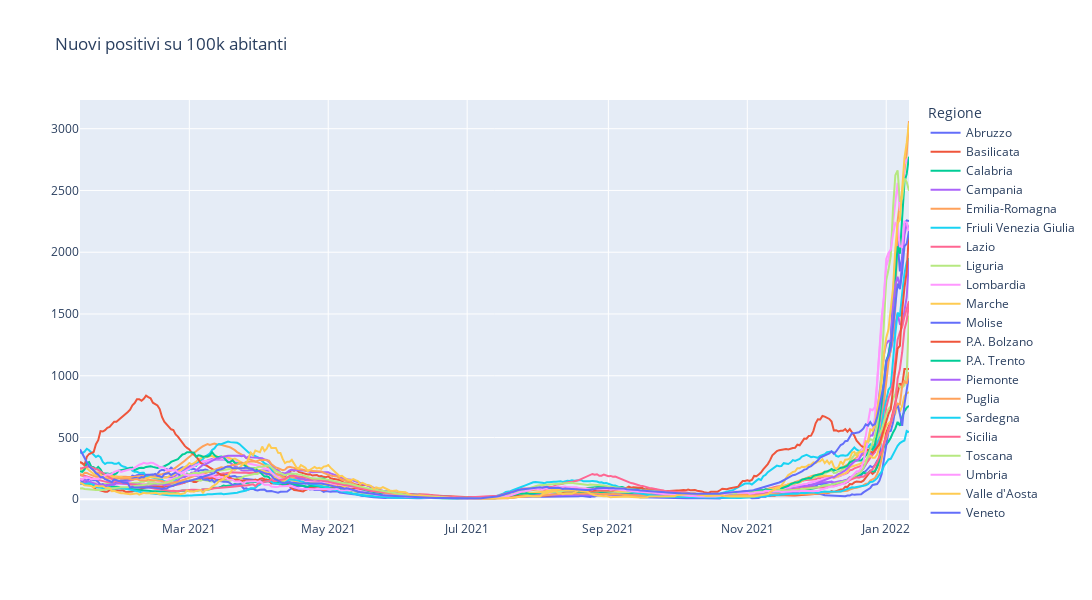

This figure's notebook cell:
### Code cell
days_label=[g[0:10] for g in giorni[-last_days:]]
fig = go.Figure()
for regione in regioni:
    fig.add_trace(go.Scatter(y=nuovi_pos_100k[regione],
                             x=days_label,
                             name=regione))

    
fig.update_layout(
    title="Nuovi positivi su 100k abitanti",
    legend_title="Regione",
    autosize=False,
    width=1200,
    height=600
)
fig.show()

### Figure 1 — Plotly figure (JSON) as saved in the notebook; plotly's stock layout.template omitted (floating-point values rounded to 4 significant figures; data arrays with more than 128 entries replaced by an {"elided": "..."} marker saying what was removed)
{"data": [{"name": "Abruzzo", "type": "scatter", "x": {"elided": "365 str values"}, "y": {"elided": "365 float values"}}, {"name": "Basilicata", "type": "scatter", "x": {"elided": "365 str values"}, "y": {"elided": "365 float values"}}, {"name": "Calabria", "type": "scatter", "x": {"elided": "365 str values"}, "y": {"elided": "365 float values"}}, {"name": "Campania", "type": "scatter", "x": {"elided": "365 str values"}, "y": {"elided": "365 float values"}}, {"name": "Emilia-Romagna", "type": "scatter", "x": {"elided": "365 str values"}, "y": {"elided": "365 float values"}}, {"name": "Friuli Venezia Giulia", "type": "scatter", "x": {"elided": "365 str values"}, "y": {"elided": "365 float values"}}, {"name": "Lazio", "type": "scatter", "x": {"elided": "365 str values"}, "y": {"elided": "365 float values"}}, {"name": "Liguria", "type": "scatter", "x": {"elided": "365 str values"}, "y": {"elided": "365 float values"}}, {"name": "Lombardia", "type": "scatter", "x": {"elided": "365 str values"}, "y": {"elided": "365 float values"}}, {"name": "Marche", "type": "scatter", "x": {"elided": "365 str values"}, "y": {"elided": "365 float values"}}, {"name": "Molise", "type": "scatter", "x": {"elided": "365 str values"}, "y": {"elided": "365 float values"}}, {"name": "P.A. Bolzano", "type": "scatter", "x": {"elided": "365 str values"}, "y": {"elided": "365 float values"}}, {"name": "P.A. Trento", "type": "scatter", "x": {"elided": "365 str values"}, "y": {"elided": "365 float values"}}, {"name": "Piemonte", "type": "scatter", "x": {"elided": "365 str values"}, "y": {"elided": "365 float values"}}, {"name": "Puglia", "type": "scatter", "x": {"elided": "365 str values"}, "y": {"elided": "365 float values"}}, {"name": "Sardegna", "type": "scatter", "x": {"elided": "365 str values"}, "y": {"elided": "365 float values"}}, {"name": "Sicilia", "type": "scatter", "x": {"elided": "365 str values"}, "y": {"elided": "365 float values"}}, {"name": "Toscana", "type": "scatter", "x": {"elided": "365 str values"}, "y": {"elided": "365 float values"}}, {"name": "Umbria", "type": "scatter", "x": {"elided": "365 str values"}, "y": {"elided": "365 float values"}}, {"name": "Valle d'Aosta", "type": "scatter", "x": {"elided": "365 str values"}, "y": {"elided": "365 float values"}}, {"name": "Veneto", "type": "scatter", "x": {"elided": "365 str values"}, "y": {"elided": "365 float values"}}], "layout": {"autosize": false, "height": 600, "legend": {"title": {"text": "Regione"}}, "title": {"text": "Nuovi positivi su 100k abitanti"}, "width": 1200}}
